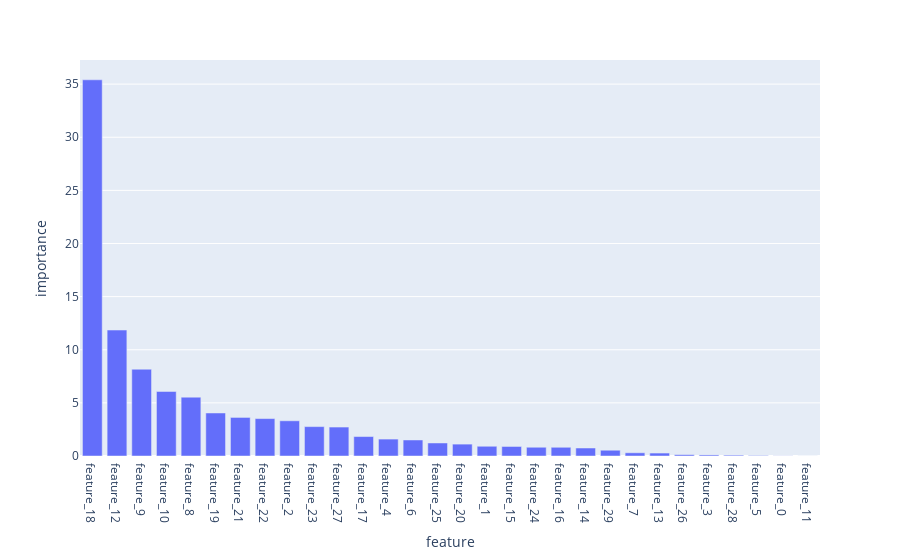

Source (notebook cell):
### Code cell
df_imp = pd.DataFrame()
df_imp['importance'] = cbr.feature_importances_
df_imp['feature'] = X
df_imp.sort_values(by='importance', ascending=False, inplace=True)

px.bar(data_frame=df_imp, x='feature', y='importance')

### Figure 1 — Plotly figure (JSON) as saved in the notebook; plotly's stock layout.template omitted (floating-point values rounded to 4 significant figures)
{"data": [{"alignmentgroup": "True", "hovertemplate": "feature=%{x}<br>importance=%{y}<extra></extra>", "legendgroup": "", "marker": {"color": "#636efa"}, "name": "", "offsetgroup": "", "orientation": "v", "showlegend": false, "textposition": "auto", "type": "bar", "x": ["feature_18", "feature_12", "feature_9", "feature_10", "feature_8", "feature_19", "feature_21", "feature_22", "feature_2", "feature_23", "feature_27", "feature_17", "feature_4", "feature_6", "feature_25", "feature_20", "feature_1", "feature_15", "feature_24", "feature_16", "feature_14", "feature_29", "feature_7", "feature_13", "feature_26", "feature_3", "feature_28", "feature_5", "feature_0", "feature_11"], "xaxis": "x", "y": [35.41, 11.85, 8.168, 6.072, 5.537, 4.048, 3.63, 3.521, 3.313, 2.766, 2.725, 1.831, 1.591, 1.507, 1.225, 1.118, 0.917, 0.8967, 0.8232, 0.8209, 0.7516, 0.5439, 0.3019, 0.2768, 0.1245, 0.09929, 0.07744, 0.04256, 0.01021, 0.001057], "yaxis": "y"}], "layout": {"barmode": "relative", "legend": {"tracegroupgap": 0}, "margin": {"t": 60}, "xaxis": {"anchor": "y", "domain": [0, 1], "title": {"text": "feature"}}, "yaxis": {"anchor": "x", "domain": [0, 1], "title": {"text": "importance"}}}}
